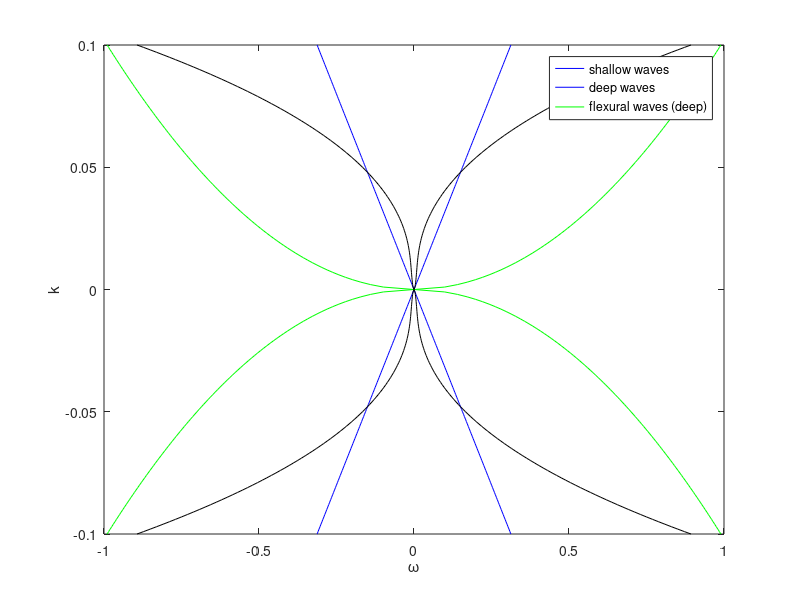

Write MATLAB code to recreate this figure.
% shallow waves

ks = -0.1:0.001:0.1;
h = 1;
g = 9.8;
ws = sqrt(g*ks.*tanh(ks*h));

plot(ws,ks,'b',-ws,ks,'b')
hold on

% deep waves

ws = sqrt(g*abs(ks));

plot(ws,ks,'g',-ws,ks,'g')
hold on


% hydroelastic deep waves


alpha = 10^11;
rhow = 1025;
rhoi = 950;

ws = sqrt(alpha*abs(ks).^5 + rhow*g*abs(ks))./(rhow + rhoi*abs(ks));

plot(ws,ks,'k',-ws,ks,'k')
hold on

xlabel('\omega');
ylabel('k');

legend('shallow waves','deep waves','flexural waves (deep)')
